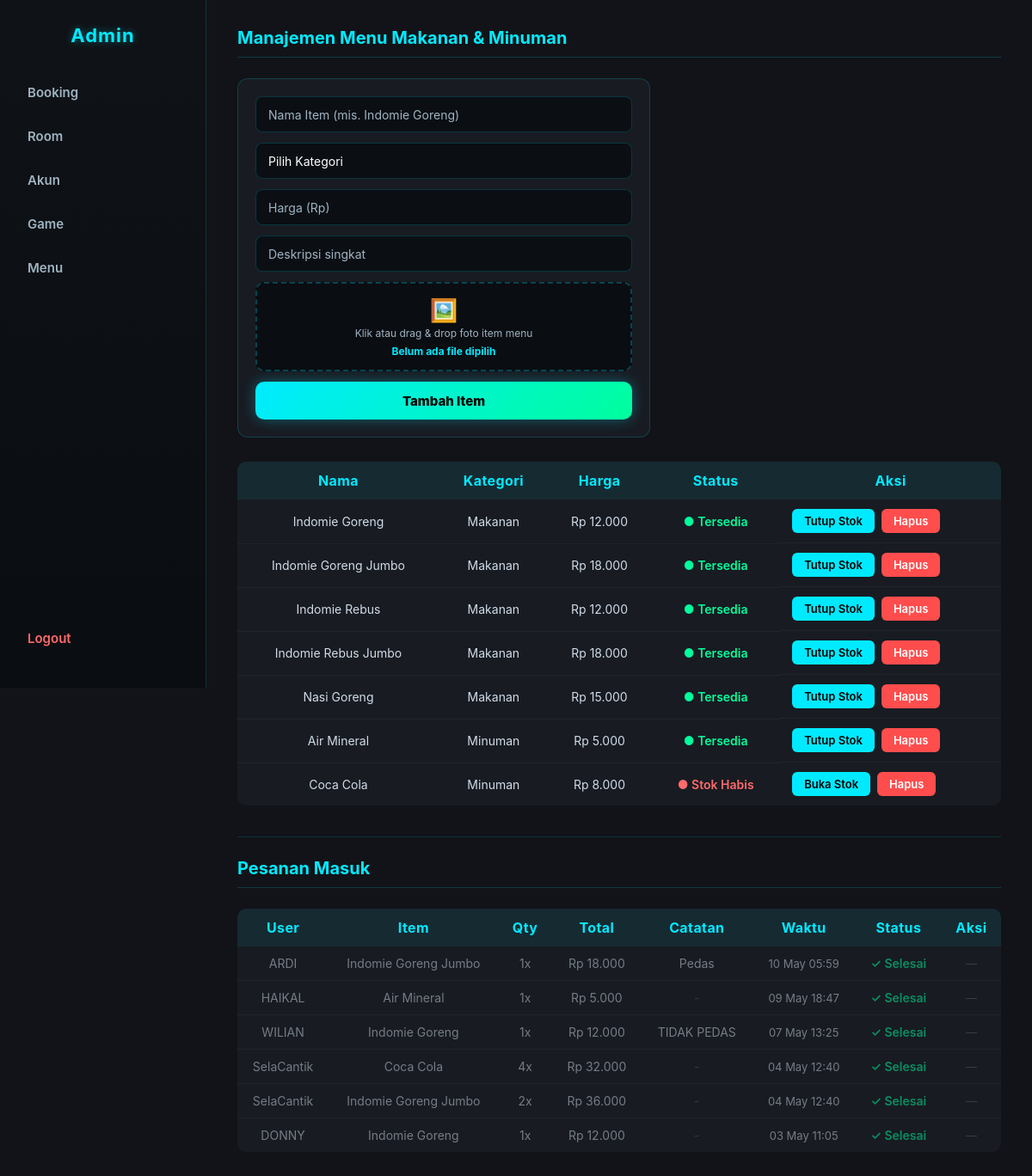
Before: /KITSUNE-ADMIN.php?page=menu (signed in) with the older database file.
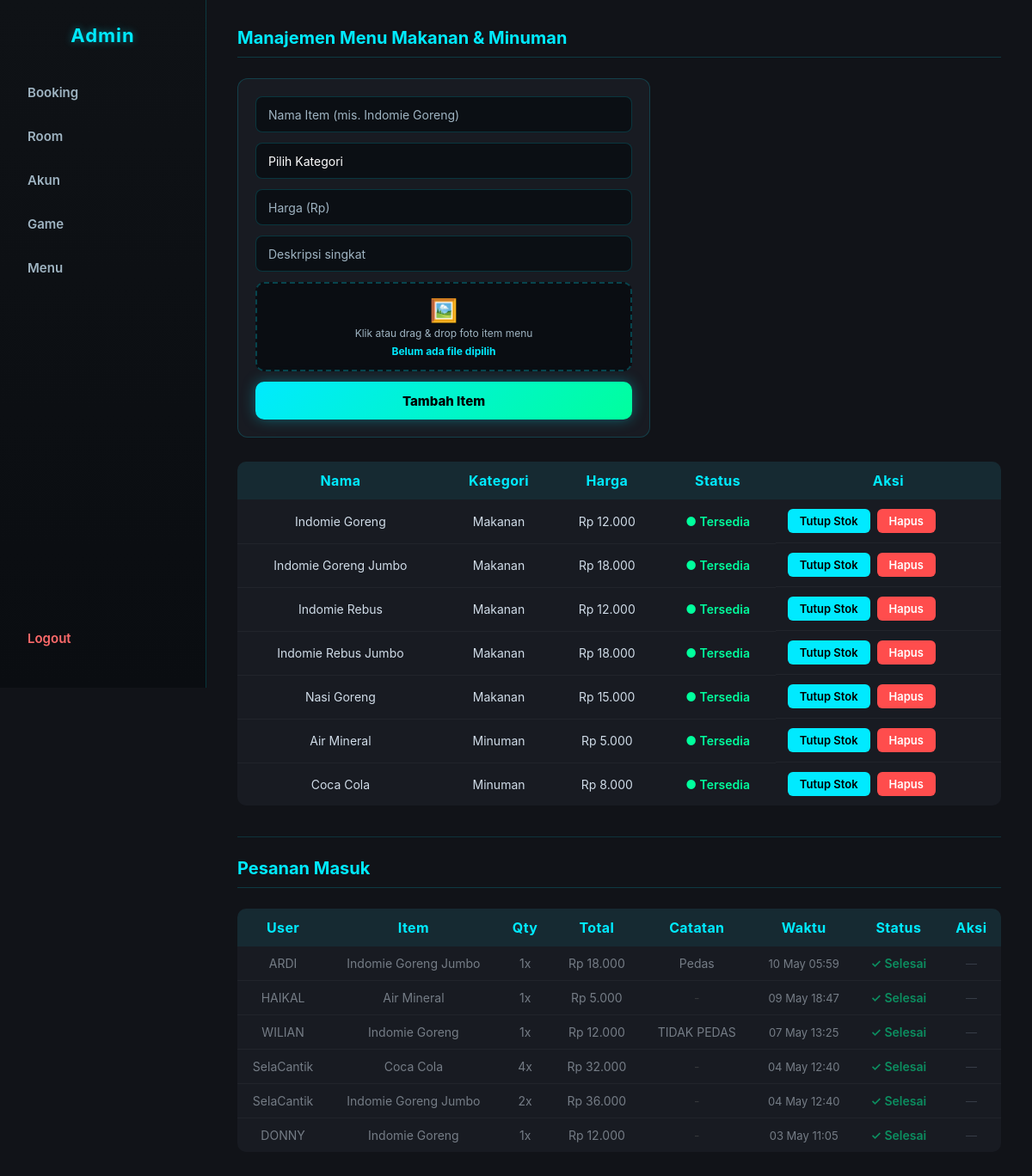
After: the same page with the newer database file.
### tables this page shows
CREATE TABLE `menu_items` (
  `id` int(11) NOT NULL AUTO_INCREMENT,
  `name` varchar(100) NOT NULL,
  `category` enum('makanan','minuman') NOT NULL,
  `price` int(11) NOT NULL DEFAULT 0,
  `description` text DEFAULT NULL,
  `image` varchar(255) DEFAULT NULL,
  `is_available` tinyint(1) NOT NULL DEFAULT 1,
  `created_at` timestamp NOT NULL DEFAULT current_timestamp(),
  PRIMARY KEY (`id`)
);

CREATE TABLE `menu_orders` (
  `id` int(11) NOT NULL AUTO_INCREMENT,
  `user_id` int(11) NOT NULL,
  `item_id` int(11) NOT NULL,
  `booking_id` int(11) DEFAULT NULL,
  `quantity` int(11) NOT NULL DEFAULT 1,
  `note` text DEFAULT NULL,
  `status` enum('pending','selesai') NOT NULL DEFAULT 'pending',
  `created_at` timestamp NOT NULL DEFAULT current_timestamp(),
  PRIMARY KEY (`id`),
  KEY `user_id` (`user_id`),
  KEY `menu_orders_ibfk_2` (`item_id`),
  KEY `booking_id` (`booking_id`),
  CONSTRAINT `menu_orders_ibfk_1` FOREIGN KEY (`user_id`) REFERENCES `users` (`id`) ON DELETE CASCADE,
  CONSTRAINT `menu_orders_ibfk_2` FOREIGN KEY (`item_id`) REFERENCES `menu_items` (`id`),
  CONSTRAINT `menu_orders_ibfk_3` FOREIGN KEY (`booking_id`) REFERENCES `bookings` (`id`) ON DELETE SET NULL
);

CREATE TABLE `users` (
  `id` int(11) NOT NULL AUTO_INCREMENT,
  `username` varchar(50) NOT NULL,
  `role` enum('user','admin') NOT NULL DEFAULT 'user',
  `password` varchar(255) NOT NULL,
  `created_at` timestamp NOT NULL DEFAULT current_timestamp(),
  `last_activity` datetime DEFAULT NULL,
  PRIMARY KEY (`id`),
  UNIQUE KEY `username` (`username`)
);

### KITSUNE-ADMIN.php (the view, shortened to what this page needs)
<?php
require __DIR__ . '/db.php';
$page    = $_GET['page'] ?? 'booking';
$perPage = 20;
$pageNum = max(1, intval($_GET['p'] ?? 1));
?>
<!DOCTYPE html>
<html>
<head>
  <link rel="stylesheet" href="admin.css?v=<?= filemtime(__DIR__ . '/admin.css') ?>">
</head>
<body>
<?php if (!isset($_SESSION['admin'])): ?>
  <div class="login-box">
    <h2>Admin Login</h2>
    <?php if (isset($error)): ?>
      <p class="error"><?= htmlspecialchars($error) ?></p>
    <?php endif; ?>
    <form method="post">
      <input name="username" placeholder="Username" required>
      <input type="password" name="password" placeholder="Password" required>
      <button name="login">Login</button>
    </form>
  </div>
<?php else: ?>
<nav class="sidebar">
  <h2>Admin</h2>
  <a href="?page=booking">Booking</a>
  <a href="?page=room">Room</a>
  <a href="?page=akun">Akun</a>
  <a href="?page=game">Game</a>
  <a href="?page=menu">Menu</a>
  <a href="?logout=1">Logout</a>
</nav>
<main>
<?php if ($page === 'booking'): ?>
  <?php
    $totalRow = mysqli_fetch_assoc(mysqli_query($conn, "SELECT COUNT(*) AS n FROM bookings"))['n'];
    $totalPages = max(1, (int) ceil($totalRow / $perPage));
    $pageNum = min($pageNum, $totalPages);
    $offset  = ($pageNum - 1) * $perPage;
    $stmt = $conn->prepare("SELECT * FROM bookings ORDER BY created_at DESC LIMIT ? OFFSET ?");
    $stmt->bind_param("ii", $perPage, $offset);
    $stmt->execute();
    $data = $stmt->get_result();
    $stmt->close();
  ?>
  <h2>Data Booking (<?= $totalRow ?> total)</h2>
  <table class="users-table">
    <tr><th>Nama</th><th>Room</th><th>Durasi</th><th>Total</th><th>Status Bayar</th><th>Aksi</th></tr>
    <?php while($b = $data->fetch_assoc()): ?>
    <tr>
      <td><?= htmlspecialchars($b['customer_name']) ?></td>
      <td><?= intval($b['room_id']) ?></td>
      <td><?= intval($b['duration']) ?> jam</td>
      <td>Rp<?= number_format(intval($b['total_price']), 0, ',', '.') ?></td>
      <td><?= htmlspecialchars($b['payment_status']) ?></td>
      <td><button onclick="hapusBooking(<?= intval($b['id']) ?>)">Hapus</button></td>
    </tr>
    <?php endwhile; ?>
  </table>
  <?php if ($totalPages > 1): ?>
  <div class="pagination">
    <?php if ($pageNum > 1): ?>
      <a href="?page=booking&p=<?= $pageNum - 1 ?>">&laquo; Prev</a>
    <?php endif; ?>
    <span>Hal <?= $pageNum ?> / <?= $totalPages ?></span>
    <?php if ($pageNum < $totalPages): ?>
      <a href="?page=booking&p=<?= $pageNum + 1 ?>">Next &raquo;</a>
    <?php endif; ?>
  </div>
  <?php endif; ?>
<?php elseif ($page === 'menu'): ?>
<h2>Manajemen Menu Makanan & Minuman</h2>
<form id="addMenuForm" enctype="multipart/form-data">
  <input name="name" placeholder="Nama Item (mis. Indomie Goreng)" required>
  <select name="category" required>
    <option value="">Pilih Kategori</option>
  </select>
  <input type="number" name="price" placeholder="Harga (Rp)" min="1" required>
  <input type="text" name="description" placeholder="Deskripsi singkat">
  <label class="file-upload-zone">
    <div class="file-upload-inner">
      <span class="file-upload-icon">🖼️</span>
      <span class="file-upload-label">Klik atau drag & drop foto item menu</span>
      <span class="file-upload-name">Belum ada file dipilih</span>
    </div>
  </label>
  <button type="submit">Tambah Item</button>
</form>
<?php
$menuItems = mysqli_query($conn, "SELECT * FROM menu_items ORDER BY category, name");
?>
<table class="users-table" style="margin-top:18px">
  <tr>
    <th>Nama</th>
    <th>Kategori</th>
    <th>Harga</th>
    <th>Status</th>
    <th>Aksi</th>
  </tr>
  <?php while ($item = mysqli_fetch_assoc($menuItems)): ?>
  <tr>
    <td><?= htmlspecialchars($item['name']) ?></td>
    <td style="text-transform:capitalize"><?= htmlspecialchars($item['category']) ?></td>
    <td>Rp <?= number_format($item['price'], 0, ',', '.') ?></td>
    <td>
      <?php if ($item['is_available']): ?>
        <span style="color:#00ff9d;font-weight:600">● Tersedia</span>
      <?php else: ?>
        <span style="color:#ff6b6b;font-weight:600">● Stok Habis</span>
      <?php endif; ?>
    </td>
    <td style="display:flex;gap:8px">
      <button onclick="toggleMenuItem(<?= intval($item['id']) ?>)">
        <?= $item['is_available'] ? 'Tutup Stok' : 'Buka Stok' ?>
      </button>
      <button class="btn-danger" onclick="deleteMenuItem(<?= intval($item['id']) ?>, '<?= htmlspecialchars($item['name'], ENT_QUOTES) ?>')">Hapus</button>
    </td>
  </tr>
  <?php endwhile; ?>
</table>
<?php
$orders = mysqli_query($conn, "
    SELECT mo.id, mo.quantity, mo.note, mo.status, mo.created_at,
           mi.name AS item_name, mi.price,
           u.username
    FROM menu_orders mo
    JOIN menu_items mi ON mi.id = mo.item_id
    JOIN users u       ON u.id  = mo.user_id
    ORDER BY mo.status ASC, mo.created_at DESC
    LIMIT 50
");
?>
<h2 style="margin-top:36px;border-top:1px solid rgba(0,234,255,0.15);padding-top:24px">
  Pesanan Masuk
</h2>
<table class="users-table" style="margin-top:14px">
  <tr>
    <th>User</th>
    <th>Item</th>
    <th>Qty</th>
    <th>Total</th>
    <th>Catatan</th>
    <th>Waktu</th>
    <th>Status</th>
    <th>Aksi</th>
  </tr>
  <?php while ($o = mysqli_fetch_assoc($orders)): ?>
  <?php $isDone = $o['status'] === 'selesai'; ?>
  <tr style="<?= $isDone ? 'opacity:0.5' : '' ?>">
    <td><?= htmlspecialchars($o['username']) ?></td>
    <td><?= htmlspecialchars($o['item_name']) ?></td>
    <td><?= intval($o['quantity']) ?>x</td>
    <td>Rp <?= number_format($o['price'] * $o['quantity'], 0, ',', '.') ?></td>
    <td><?= $o['note'] ? htmlspecialchars($o['note']) : '<span style="color:#555">-</span>' ?></td>
    <td style="font-size:13px"><?= date('d M H:i', strtotime($o['created_at'])) ?></td>
    <td>
      <?php if ($isDone): ?>
        <span style="color:#00ff9d;font-weight:600">✓ Selesai</span>
      <?php else: ?>
        <span style="color:#ffe600;font-weight:600">⏳ Diproses</span>
      <?php endif; ?>
    </td>
    <td>
      <?php if (!$isDone): ?>
        <button onclick="markOrderDone(<?= intval($o['id']) ?>)">✓ Sudah Sampai</button>
      <?php else: ?>
        <span style="color:#555e6b;font-size:13px">—</span>
      <?php endif; ?>
    </td>
  </tr>
  <?php endwhile; ?>
</table>
<?php endif; ?>
</main>
<?php endif; ?>
</body>
</html>

### admin.css (style rules this page uses)
:root { --neon: #00eaff; --neon-green: #00ff9d; --bg: #111318; --panel: #181b22; --muted: #9fb4c2; --border: rgba(0, 234, 255, 0.18); }
* { box-sizing: border-box; margin: 0; padding: 0; font-family: Inter, system-ui, sans-serif; }
body { background: var(--bg); color: #e8eef8; display: flex; min-height: 100vh; }
.sidebar { width: 240px; min-height: 100vh; background: linear-gradient(180deg, #0f1216, #0a0d11); border-right: 1px solid var(--border); padding: 28px 18px; position: fixed; left: 0; top: 0; display: flex; flex-direction: column; }
.sidebar h2 { color: var(--neon); text-align: center; margin-bottom: 32px; font-size: 22px; letter-spacing: 1px; text-shadow: 0 0 10px rgba(0, 234, 255, 0.4); }
.sidebar a { display: flex; align-items: center; gap: 10px; padding: 12px 14px; margin-bottom: 8px; border-radius: 10px; text-decoration: none; color: var(--muted); font-weight: 600; font-size: 15px; transition: all 0.2s ease; }
.sidebar a[href*="logout"] { margin-top: auto; color: #ff6b6b; }
main { margin-left: 240px; padding: 32px 36px; flex: 1; max-width: 100%; }
main h2 { font-size: 20px; color: var(--neon); margin-bottom: 24px; padding-bottom: 10px; border-bottom: 1px solid var(--border); }
table { width: 100%; border-collapse: collapse; background: var(--panel); border-radius: 10px; overflow: hidden; }
th { background: rgba(0, 234, 255, 0.07); color: var(--neon); font-weight: 700; letter-spacing: 0.4px; padding: 12px 14px; text-align: left; }
td { padding: 11px 14px; border-bottom: 1px solid rgba(255, 255, 255, 0.04); color: #d0dce8; font-size: 14px; }
tr:last-child td { border-bottom: none; }
.users-table th, .users-table td { text-align: center; vertical-align: middle; }
button { padding: 6px 14px; border-radius: 6px; border: none; background: var(--neon); color: #000; font-weight: 600; font-size: 13px; cursor: pointer; transition: opacity 0.2s; }
button.btn-danger { background: #ff4d4d; color: #fff; }
#addMenuForm { display: flex; flex-direction: column; gap: 12px; margin-bottom: 28px; background: var(--panel); padding: 20px; border-radius: 12px; border: 1px solid var(--border); max-width: 480px; }
#addMenuForm input, #addMenuForm select { height: 42px; padding: 0 14px; border-radius: 8px; border: 1px solid var(--border); background: #0b0f14; color: #fff; font-size: 14px; width: 100%; }
#addMenuForm input::placeholder { color: var(--muted); }
#addMenuForm select { appearance: none; cursor: pointer; }
#addMenuForm button[type="submit"] { height: 44px; border-radius: 10px; background: linear-gradient(135deg, var(--neon), var(--neon-green)); color: #000; font-weight: 800; font-size: 15px; box-shadow: 0 0 16px rgba(0, 234, 255, 0.35); transition: all 0.2s ease; }
.file-upload-zone { display: block; border: 2px dashed rgba(0, 234, 255, 0.25); border-radius: 10px; background: #0a0d12; cursor: pointer; overflow: hidden; transition: border-color 0.25s, background 0.25s, box-shadow 0.25s; width: 100%; }
.file-upload-inner { display: flex; flex-direction: column; align-items: center; gap: 6px; padding: 18px 14px 14px; text-align: center; }
.file-upload-icon { font-size: 26px; line-height: 1; transition: transform 0.2s; }
.file-upload-label { color: var(--muted); font-size: 12px; }
.file-upload-name { color: var(--neon); font-size: 12px; font-weight: 700; max-width: 100%; overflow: hidden; text-overflow: ellipsis; white-space: nowrap; padding: 0 8px; }

Changed rows visible on the page:
changed menu_items "Coca Cola": is_available "● Stok Habis Buka Stok" → "● Tersedia Tutup Stok"
